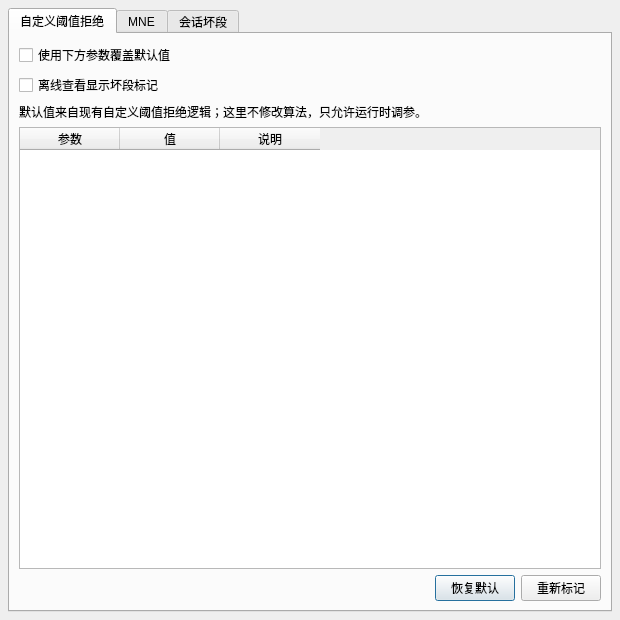
<?xml version="1.0" encoding="UTF-8"?>
<ui version="4.0">
 <class>RejectionProcessingDialog</class>
 <widget class="QDialog" name="RejectionProcessingDialog">
  <property name="geometry">
   <rect>
    <x>0</x>
    <y>0</y>
    <width>620</width>
    <height>620</height>
   </rect>
  </property>
  <property name="windowTitle">
   <string>阈值拒绝/坏段标记处理</string>
  </property>
  <layout class="QVBoxLayout" name="verticalLayout_dialog">
   <property name="leftMargin">
    <number>8</number>
   </property>
   <property name="topMargin">
    <number>8</number>
   </property>
   <property name="rightMargin">
    <number>8</number>
   </property>
   <property name="bottomMargin">
    <number>8</number>
   </property>
   <item>
    <widget class="QTabWidget" name="tabWidget_reject_processing">
     <property name="currentIndex">
      <number>0</number>
     </property>
     <widget class="QWidget" name="tab_custom_reject">
      <attribute name="title">
       <string>自定义阈值拒绝</string>
      </attribute>
      <layout class="QVBoxLayout" name="verticalLayout_custom">
       <item>
        <widget class="QCheckBox" name="checkBox_custom_reject_override">
         <property name="text">
          <string>使用下方参数覆盖默认值</string>
         </property>
        </widget>
       </item>
       <item>
        <widget class="QCheckBox" name="checkBox_custom_reject_show_mask">
         <property name="text">
          <string>离线查看显示坏段标记</string>
         </property>
        </widget>
       </item>
       <item>
        <widget class="QLabel" name="label_custom_reject_hint">
         <property name="text">
          <string>默认值来自现有自定义阈值拒绝逻辑；这里不修改算法，只允许运行时调参。</string>
         </property>
         <property name="wordWrap">
          <bool>true</bool>
         </property>
        </widget>
       </item>
       <item>
        <widget class="QTableWidget" name="tableWidget_custom_reject_params">
         <property name="columnCount">
          <number>3</number>
         </property>
         <column>
          <property name="text">
           <string>参数</string>
          </property>
         </column>
         <column>
          <property name="text">
           <string>值</string>
          </property>
         </column>
         <column>
          <property name="text">
           <string>说明</string>
          </property>
         </column>
        </widget>
       </item>
       <item>
        <layout class="QHBoxLayout" name="horizontalLayout_custom_buttons">
         <item>
          <spacer name="horizontalSpacer_custom_buttons">
           <property name="orientation">
            <enum>Qt::Horizontal</enum>
           </property>
           <property name="sizeHint" stdset="0">
            <size>
             <width>40</width>
             <height>20</height>
            </size>
           </property>
          </spacer>
         </item>
         <item>
          <widget class="QPushButton" name="pushButton_custom_reject_reset">
           <property name="text">
            <string>恢复默认</string>
           </property>
          </widget>
         </item>
         <item>
          <widget class="QPushButton" name="pushButton_custom_reject_refresh">
           <property name="text">
            <string>重新标记</string>
           </property>
          </widget>
         </item>
        </layout>
       </item>
      </layout>
     </widget>
     <widget class="QWidget" name="tab_mne_reject">
      <attribute name="title">
       <string>MNE</string>
      </attribute>
      <layout class="QVBoxLayout" name="verticalLayout_mne">
       <item>
        <widget class="QLabel" name="label_mne_hint">
         <property name="text">
          <string>MNE 标记只作用于当前离线显示窗口，生成红带预览；不写回原文件。</string>
         </property>
         <property name="wordWrap">
          <bool>true</bool>
         </property>
        </widget>
       </item>
       <item>
        <widget class="QGroupBox" name="groupBox_mne_amplitude">
         <property name="title">
          <string>1. 连续振幅标记 annotate_amplitude</string>
         </property>
         <layout class="QGridLayout" name="gridLayout_mne_amplitude">
          <item row="0" column="0">
           <widget class="QLabel" name="label_mne_amp_peak">
            <property name="text">
             <string>相邻点突跳阈值</string>
            </property>
           </widget>
          </item>
          <item row="0" column="1">
           <widget class="QLineEdit" name="lineEdit_mne_amp_peak">
            <property name="text">
             <string>100</string>
            </property>
           </widget>
          </item>
          <item row="0" column="2">
           <widget class="QLabel" name="label_mne_amp_flat">
            <property name="text">
             <string>平坦阈值</string>
            </property>
           </widget>
          </item>
          <item row="0" column="3">
           <widget class="QLineEdit" name="lineEdit_mne_amp_flat"/>
          </item>
          <item row="1" column="0">
           <widget class="QLabel" name="label_mne_amp_min_duration">
            <property name="text">
             <string>最短持续(s)</string>
            </property>
           </widget>
          </item>
          <item row="1" column="1">
           <widget class="QLineEdit" name="lineEdit_mne_amp_min_duration">
            <property name="text">
             <string>0.005</string>
            </property>
           </widget>
          </item>
          <item row="1" column="2">
           <widget class="QLabel" name="label_mne_amp_bad_percent">
            <property name="text">
             <string>坏通道比例(%)</string>
            </property>
           </widget>
          </item>
          <item row="1" column="3">
           <widget class="QLineEdit" name="lineEdit_mne_amp_bad_percent">
            <property name="text">
             <string>5</string>
            </property>
           </widget>
          </item>
          <item row="2" column="0" colspan="4">
           <widget class="QPushButton" name="pushButton_mne_amp_run">
            <property name="text">
             <string>运行连续振幅标记</string>
            </property>
           </widget>
          </item>
         </layout>
        </widget>
       </item>
       <item>
        <widget class="QGroupBox" name="groupBox_mne_epoch">
         <property name="title">
          <string>2. 固定窗口阈值拒绝 Epochs reject/flat</string>
         </property>
         <layout class="QGridLayout" name="gridLayout_mne_epoch">
          <item row="0" column="0">
           <widget class="QLabel" name="label_mne_epoch_window">
            <property name="text">
             <string>窗口(s)</string>
            </property>
           </widget>
          </item>
          <item row="0" column="1">
           <widget class="QLineEdit" name="lineEdit_mne_epoch_window">
            <property name="text">
             <string>1</string>
            </property>
           </widget>
          </item>
          <item row="0" column="2">
           <widget class="QLabel" name="label_mne_epoch_reject">
            <property name="text">
             <string>reject PTP</string>
            </property>
           </widget>
          </item>
          <item row="0" column="3">
           <widget class="QLineEdit" name="lineEdit_mne_epoch_reject">
            <property name="text">
             <string>100</string>
            </property>
           </widget>
          </item>
          <item row="1" column="0">
           <widget class="QLabel" name="label_mne_epoch_flat">
            <property name="text">
             <string>flat PTP</string>
            </property>
           </widget>
          </item>
          <item row="1" column="1">
           <widget class="QLineEdit" name="lineEdit_mne_epoch_flat"/>
          </item>
          <item row="2" column="0" colspan="4">
           <widget class="QPushButton" name="pushButton_mne_epoch_run">
            <property name="text">
             <string>运行固定窗口拒绝</string>
            </property>
           </widget>
          </item>
         </layout>
        </widget>
       </item>
       <item>
        <widget class="QGroupBox" name="groupBox_mne_manual">
         <property name="title">
          <string>3. 手动坏段 Annotations</string>
         </property>
         <layout class="QVBoxLayout" name="verticalLayout_mne_manual">
          <item>
           <widget class="QPlainTextEdit" name="plainTextEdit_mne_manual_ranges">
            <property name="maximumSize">
             <size>
              <width>16777215</width>
              <height>90</height>
             </size>
            </property>
            <property name="placeholderText">
             <string>每行一个时间段，例如：2.0-2.7</string>
            </property>
           </widget>
          </item>
          <item>
           <widget class="QPushButton" name="pushButton_mne_manual_run">
            <property name="text">
             <string>运行手动坏段标记</string>
            </property>
           </widget>
          </item>
         </layout>
        </widget>
       </item>
       <item>
        <widget class="QGroupBox" name="groupBox_mne_nan">
         <property name="title">
          <string>4. NaN坏段标记 annotate_nan</string>
         </property>
         <layout class="QVBoxLayout" name="verticalLayout_mne_nan">
          <item>
           <widget class="QPushButton" name="pushButton_mne_nan_run">
            <property name="text">
             <string>运行NaN坏段标记</string>
            </property>
           </widget>
          </item>
         </layout>
        </widget>
       </item>
       <item>
        <widget class="QPushButton" name="pushButton_mne_clear_preview">
         <property name="text">
          <string>清除MNE预览标记</string>
         </property>
        </widget>
       </item>
       <item>
        <spacer name="verticalSpacer_mne">
         <property name="orientation">
          <enum>Qt::Vertical</enum>
         </property>
         <property name="sizeHint" stdset="0">
          <size>
           <width>20</width>
           <height>40</height>
          </size>
         </property>
        </spacer>
       </item>
      </layout>
     </widget>
     <widget class="QWidget" name="tab_session_bad_segments">
      <attribute name="title">
       <string>会话坏段</string>
      </attribute>
      <layout class="QVBoxLayout" name="verticalLayout_session_bad">
       <item>
        <widget class="QLabel" name="label_session_bad_hint">
         <property name="text">
          <string>这里记录当前文件/通道在本次会话中标记的坏段；仅用于红带预览和分析时排除，不写回原始文件。</string>
         </property>
         <property name="wordWrap">
          <bool>true</bool>
         </property>
        </widget>
       </item>
       <item>
        <widget class="QTableWidget" name="tableWidget_session_bad_segments">
         <attribute name="verticalHeaderVisible">
          <bool>false</bool>
         </attribute>
         <property name="selectionBehavior">
          <enum>QAbstractItemView::SelectRows</enum>
         </property>
         <property name="selectionMode">
          <enum>QAbstractItemView::ExtendedSelection</enum>
         </property>
         <property name="editTriggers">
          <set>QAbstractItemView::NoEditTriggers</set>
         </property>
         <property name="columnCount">
          <number>5</number>
         </property>
         <column>
          <property name="text">
           <string>序号</string>
          </property>
         </column>
         <column>
          <property name="text">
           <string>起始(s)</string>
          </property>
         </column>
         <column>
          <property name="text">
           <string>结束(s)</string>
          </property>
         </column>
         <column>
          <property name="text">
           <string>时长(s)</string>
          </property>
         </column>
         <column>
          <property name="text">
           <string>来源</string>
          </property>
         </column>
        </widget>
       </item>
       <item>
        <layout class="QHBoxLayout" name="horizontalLayout_session_bad_buttons">
         <item>
          <spacer name="horizontalSpacer_session_bad_buttons">
           <property name="orientation">
            <enum>Qt::Horizontal</enum>
           </property>
           <property name="sizeHint" stdset="0">
            <size>
             <width>40</width>
             <height>20</height>
            </size>
           </property>
          </spacer>
         </item>
         <item>
          <widget class="QPushButton" name="pushButton_session_bad_refresh">
           <property name="text">
            <string>刷新</string>
           </property>
          </widget>
         </item>
         <item>
          <widget class="QPushButton" name="pushButton_session_bad_remove_selected">
           <property name="text">
            <string>删除选中坏段</string>
           </property>
          </widget>
         </item>
         <item>
          <widget class="QPushButton" name="pushButton_session_bad_clear_current">
           <property name="text">
            <string>清空当前通道</string>
           </property>
          </widget>
         </item>
        </layout>
       </item>
      </layout>
     </widget>
    </widget>
   </item>
  </layout>
 </widget>
 <resources/>
 <connections/>
</ui>
